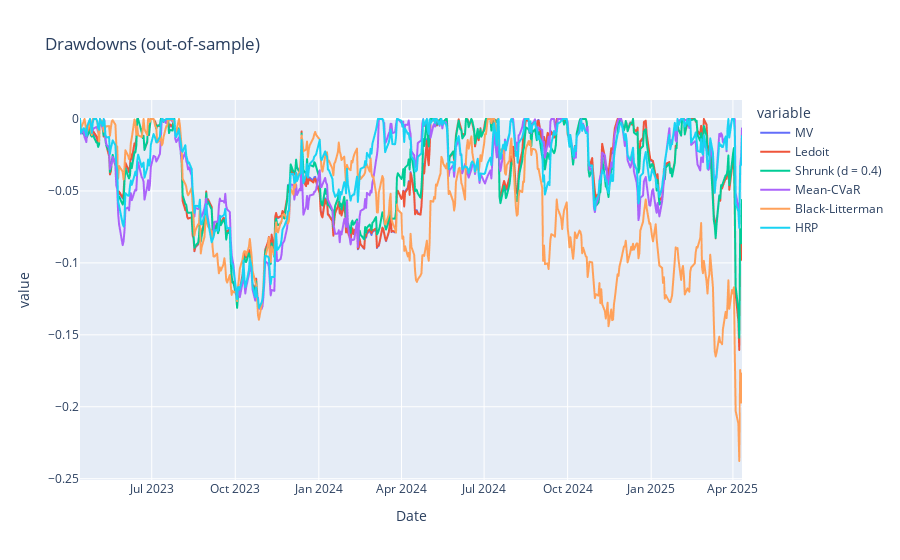

Here is the notebook cell this chart was saved with:
### Code cell
px.line(out_of_sample_drawdowns, title = 'Drawdowns (out-of-sample)')

### Figure 1 — Plotly figure (JSON) as saved in the notebook; plotly's stock layout.template omitted (floating-point values rounded to 4 significant figures; data arrays with more than 128 entries replaced by an {"elided": "..."} marker saying what was removed)
{"data": [{"hovertemplate": "variable=MV<br>Date=%{x}<br>value=%{y}<extra></extra>", "legendgroup": "MV", "line": {"color": "#636efa", "dash": "solid"}, "marker": {"symbol": "circle"}, "mode": "lines", "name": "MV", "showlegend": true, "type": "scattergl", "x": {"elided": "502 str values"}, "xaxis": "x", "y": {"elided": "502 float values"}, "yaxis": "y"}, {"hovertemplate": "variable=Ledoit<br>Date=%{x}<br>value=%{y}<extra></extra>", "legendgroup": "Ledoit", "line": {"color": "#EF553B", "dash": "solid"}, "marker": {"symbol": "circle"}, "mode": "lines", "name": "Ledoit", "showlegend": true, "type": "scattergl", "x": {"elided": "502 str values"}, "xaxis": "x", "y": {"elided": "502 float values"}, "yaxis": "y"}, {"hovertemplate": "variable=Shrunk (d = 0.4)<br>Date=%{x}<br>value=%{y}<extra></extra>", "legendgroup": "Shrunk (d = 0.4)", "line": {"color": "#00cc96", "dash": "solid"}, "marker": {"symbol": "circle"}, "mode": "lines", "name": "Shrunk (d = 0.4)", "showlegend": true, "type": "scattergl", "x": {"elided": "502 str values"}, "xaxis": "x", "y": {"elided": "502 float values"}, "yaxis": "y"}, {"hovertemplate": "variable=Mean-CVaR<br>Date=%{x}<br>value=%{y}<extra></extra>", "legendgroup": "Mean-CVaR", "line": {"color": "#ab63fa", "dash": "solid"}, "marker": {"symbol": "circle"}, "mode": "lines", "name": "Mean-CVaR", "showlegend": true, "type": "scattergl", "x": {"elided": "502 str values"}, "xaxis": "x", "y": {"elided": "502 float values"}, "yaxis": "y"}, {"hovertemplate": "variable=Black-Litterman<br>Date=%{x}<br>value=%{y}<extra></extra>", "legendgroup": "Black-Litterman", "line": {"color": "#FFA15A", "dash": "solid"}, "marker": {"symbol": "circle"}, "mode": "lines", "name": "Black-Litterman", "showlegend": true, "type": "scattergl", "x": {"elided": "502 str values"}, "xaxis": "x", "y": {"elided": "502 float values"}, "yaxis": "y"}, {"hovertemplate": "variable=HRP<br>Date=%{x}<br>value=%{y}<extra></extra>", "legendgroup": "HRP", "line": {"color": "#19d3f3", "dash": "solid"}, "marker": {"symbol": "circle"}, "mode": "lines", "name": "HRP", "showlegend": true, "type": "scattergl", "x": {"elided": "502 str values"}, "xaxis": "x", "y": {"elided": "502 float values"}, "yaxis": "y"}], "layout": {"legend": {"title": {"text": "variable"}, "tracegroupgap": 0}, "title": {"text": "Drawdowns (out-of-sample)"}, "xaxis": {"anchor": "y", "domain": [0, 1], "title": {"text": "Date"}}, "yaxis": {"anchor": "x", "domain": [0, 1], "title": {"text": "value"}}}}
